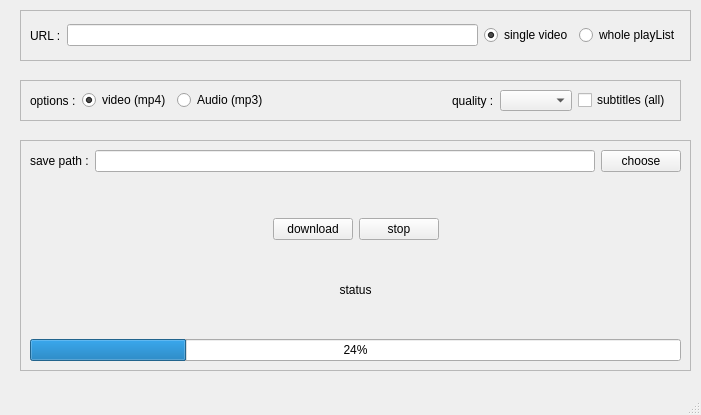
<?xml version="1.0" encoding="UTF-8"?>
<ui version="4.0">
 <class>MainWindow</class>
 <widget class="QMainWindow" name="MainWindow">
  <property name="geometry">
   <rect>
    <x>0</x>
    <y>0</y>
    <width>701</width>
    <height>415</height>
   </rect>
  </property>
  <property name="windowTitle">
   <string>MainWindow</string>
  </property>
  <widget class="QWidget" name="centralwidget">
   <widget class="QFrame" name="url_frame">
    <property name="geometry">
     <rect>
      <x>20</x>
      <y>10</y>
      <width>671</width>
      <height>51</height>
     </rect>
    </property>
    <property name="frameShape">
     <enum>QFrame::Shape::StyledPanel</enum>
    </property>
    <property name="frameShadow">
     <enum>QFrame::Shadow::Raised</enum>
    </property>
    <layout class="QHBoxLayout" name="horizontalLayout">
     <item>
      <widget class="QLabel" name="url_label">
       <property name="text">
        <string>URL :</string>
       </property>
      </widget>
     </item>
     <item>
      <widget class="QLineEdit" name="url_lineEdit"/>
     </item>
     <item>
      <layout class="QHBoxLayout" name="horizontalLayout_5">
       <item>
        <widget class="QRadioButton" name="singleVideo_radioButton">
         <property name="text">
          <string>single video</string>
         </property>
         <property name="checked">
          <bool>true</bool>
         </property>
        </widget>
       </item>
       <item>
        <widget class="QRadioButton" name="playList_radioButton">
         <property name="text">
          <string>whole playList</string>
         </property>
        </widget>
       </item>
      </layout>
     </item>
    </layout>
   </widget>
   <widget class="QFrame" name="options_frame">
    <property name="geometry">
     <rect>
      <x>20</x>
      <y>80</y>
      <width>661</width>
      <height>41</height>
     </rect>
    </property>
    <property name="frameShape">
     <enum>QFrame::Shape::StyledPanel</enum>
    </property>
    <property name="frameShadow">
     <enum>QFrame::Shadow::Raised</enum>
    </property>
    <layout class="QHBoxLayout" name="horizontalLayout_2">
     <item>
      <widget class="QLabel" name="label">
       <property name="text">
        <string>options :</string>
       </property>
      </widget>
     </item>
     <item>
      <widget class="QRadioButton" name="video_radioButton">
       <property name="text">
        <string>video (mp4)</string>
       </property>
       <property name="checked">
        <bool>true</bool>
       </property>
      </widget>
     </item>
     <item>
      <widget class="QRadioButton" name="audio_radioButton">
       <property name="text">
        <string>Audio (mp3)</string>
       </property>
      </widget>
     </item>
     <item>
      <spacer name="horizontalSpacer_2">
       <property name="orientation">
        <enum>Qt::Orientation::Horizontal</enum>
       </property>
       <property name="sizeHint" stdset="0">
        <size>
         <width>40</width>
         <height>20</height>
        </size>
       </property>
      </spacer>
     </item>
     <item>
      <widget class="QLabel" name="label_2">
       <property name="text">
        <string>quality :</string>
       </property>
      </widget>
     </item>
     <item>
      <widget class="QComboBox" name="quality_comboBox"/>
     </item>
     <item>
      <widget class="QCheckBox" name="subtitle_checkBox">
       <property name="text">
        <string>subtitles (all)</string>
       </property>
      </widget>
     </item>
    </layout>
   </widget>
   <widget class="QFrame" name="download_frame">
    <property name="geometry">
     <rect>
      <x>20</x>
      <y>140</y>
      <width>671</width>
      <height>231</height>
     </rect>
    </property>
    <property name="frameShape">
     <enum>QFrame::Shape::StyledPanel</enum>
    </property>
    <property name="frameShadow">
     <enum>QFrame::Shadow::Raised</enum>
    </property>
    <layout class="QVBoxLayout" name="verticalLayout">
     <item>
      <layout class="QHBoxLayout" name="horizontalLayout_4">
       <item>
        <widget class="QLabel" name="path_label">
         <property name="text">
          <string>save path :</string>
         </property>
        </widget>
       </item>
       <item>
        <widget class="QLineEdit" name="path_lineEdit"/>
       </item>
       <item>
        <widget class="QPushButton" name="choose_pushButton">
         <property name="text">
          <string>choose</string>
         </property>
        </widget>
       </item>
      </layout>
     </item>
     <item>
      <spacer name="verticalSpacer">
       <property name="orientation">
        <enum>Qt::Orientation::Vertical</enum>
       </property>
       <property name="sizeType">
        <enum>QSizePolicy::Policy::Minimum</enum>
       </property>
       <property name="sizeHint" stdset="0">
        <size>
         <width>20</width>
         <height>40</height>
        </size>
       </property>
      </spacer>
     </item>
     <item>
      <layout class="QHBoxLayout" name="horizontalLayout_3">
       <item>
        <spacer name="horizontalSpacer">
         <property name="orientation">
          <enum>Qt::Orientation::Horizontal</enum>
         </property>
         <property name="sizeHint" stdset="0">
          <size>
           <width>40</width>
           <height>20</height>
          </size>
         </property>
        </spacer>
       </item>
       <item>
        <widget class="QPushButton" name="download_pushButton">
         <property name="text">
          <string>download</string>
         </property>
        </widget>
       </item>
       <item>
        <widget class="QPushButton" name="stop_pushButton">
         <property name="text">
          <string>stop</string>
         </property>
        </widget>
       </item>
       <item>
        <spacer name="horizontalSpacer_3">
         <property name="orientation">
          <enum>Qt::Orientation::Horizontal</enum>
         </property>
         <property name="sizeHint" stdset="0">
          <size>
           <width>40</width>
           <height>20</height>
          </size>
         </property>
        </spacer>
       </item>
      </layout>
     </item>
     <item>
      <widget class="QLabel" name="status_label">
       <property name="text">
        <string>status</string>
       </property>
       <property name="alignment">
        <set>Qt::AlignmentFlag::AlignCenter</set>
       </property>
      </widget>
     </item>
     <item>
      <widget class="QProgressBar" name="download_progress">
       <property name="value">
        <number>24</number>
       </property>
      </widget>
     </item>
    </layout>
   </widget>
  </widget>
  <widget class="QMenuBar" name="menubar">
   <property name="geometry">
    <rect>
     <x>0</x>
     <y>0</y>
     <width>701</width>
     <height>25</height>
    </rect>
   </property>
  </widget>
  <widget class="QStatusBar" name="statusbar"/>
 </widget>
 <resources/>
 <connections/>
</ui>
